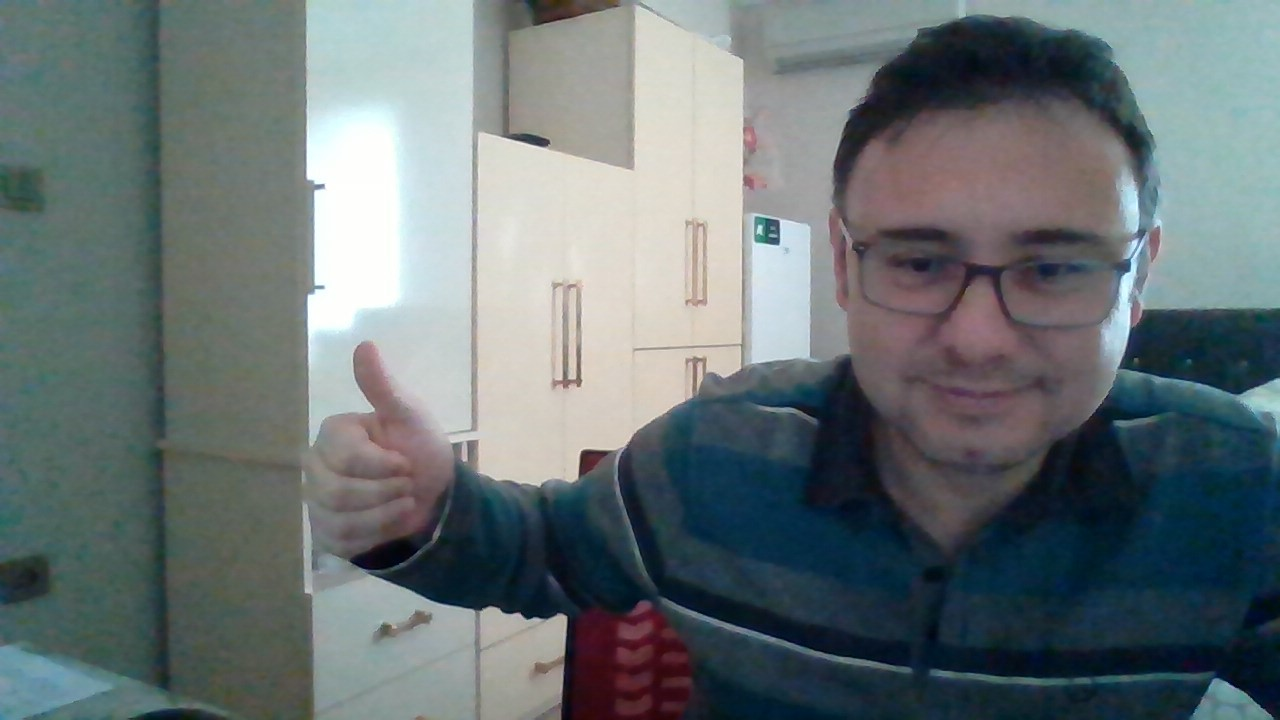
#> input picture opencv/image.jpg, 1280 x 720 px, found by its file name
$ python test.py
#> lines starting #> are read from the running program, lines starting #| are printed output that depends on the picture; after the words box and inside, x2 and y2 are one past the last pixel; in counts of white or black regions, pixels touching at a corner belong together
import os
import numpy as np
import cv2


def blur_face(image, factor=3.0):
	(h, w) = image.shape[:2]
	kernelW = int(w / factor)
	kernelH = int(h / factor)
	# ensure the width of the kernel is odd
	if kernelW % 2 == 0:
		kernelW -= 1
	# ensure the height of the kernel is odd
	if kernelH % 2 == 0:
		kernelH -= 1
	# apply a Gaussian blur to the input image using our computed
	# kernel size
	return cv2.GaussianBlur(image, (kernelW, kernelH), 0)
# Load the cascade

# Read the input image
cd = os.getcwd()
image_path = os.path.join(cd,"opencv","image.jpg")
cascade_path = os.path.join(cd,"opencv",'haarcascade_frontalface.xml')
face_cascade = cv2.CascadeClassifier(cascade_path)
img = cv2.imread(image_path)
#> img is the input picture: shape (720, 1280, 3); mean B, G, R 116.8, 114.9, 104.7
# Convert into grayscale
gray = cv2.cvtColor(img, cv2.COLOR_BGR2GRAY)
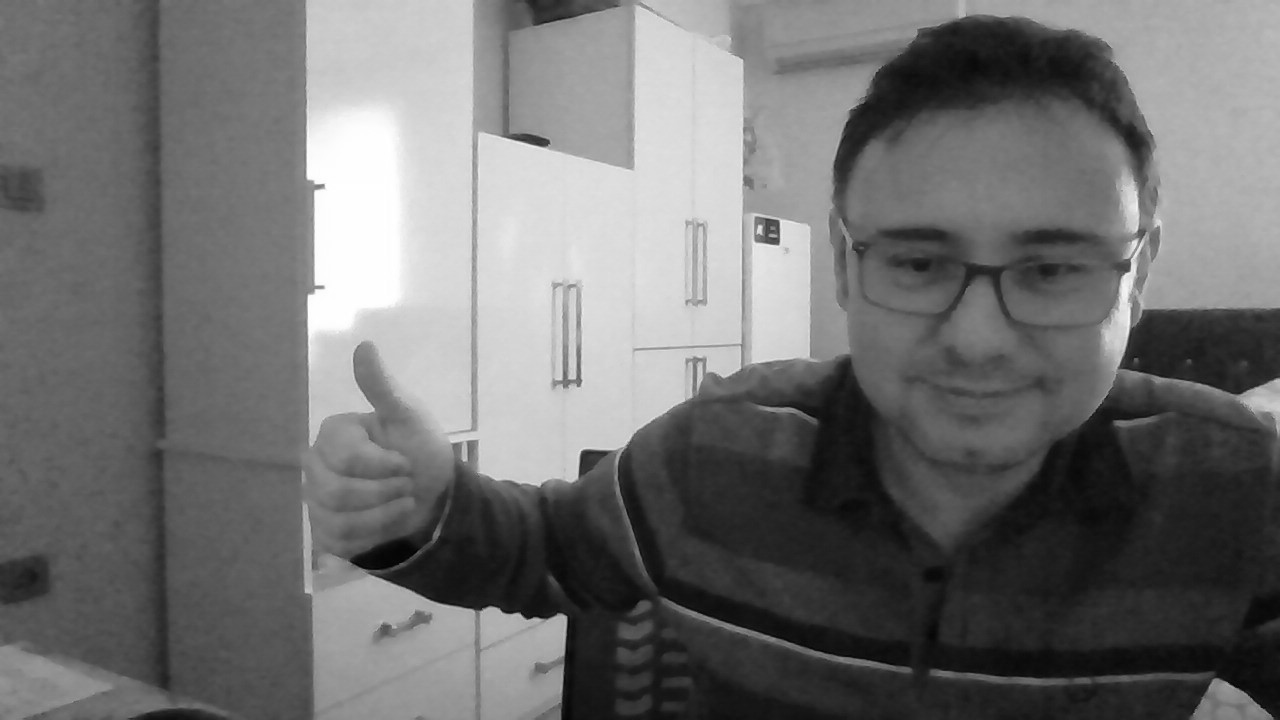
#> gray: shape (720, 1280); min 2, max 255, mean 112
# Detect faces
faces = face_cascade.detectMultiScale(gray, 1.1, 4)
#> faces = [[596, 645, 68, 68], [597, 618, 69, 69], [808, 132, 346, 346]]
# Draw rectangle around the faces
for (x, y, w, h) in faces:
    #cv2.rectangle(img, (x, y), (x+w, y+h), (255, 0, 0), 2)
    crop_img = img[y:y+h, x:x+w]
    crop_img = blur_face(crop_img, 3)
    img[y:y+h, x:x+w] = crop_img
#> this loop made 3 passes
#> (x, y, kernelW in blur_face, kernelH in blur_face) on passes 1 to 3: (596, 645, 21, 21), (597, 618, 23, 23), (808, 132, 115, 115)
#> pass 1, `crop_img = img[y:y+h, x:x+w]`:
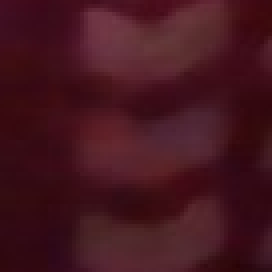
#> crop_img: shape (68, 68, 3) (shown 4 times larger); mean B, G, R 31, 21.7, 68.9
#> pass 2, `crop_img = img[y:y+h, x:x+w]`:
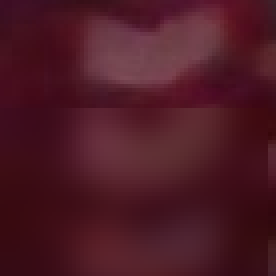
#> crop_img: shape (69, 69, 3) (shown 4 times larger); mean B, G, R 37.1, 25.8, 77
#> after the loop:
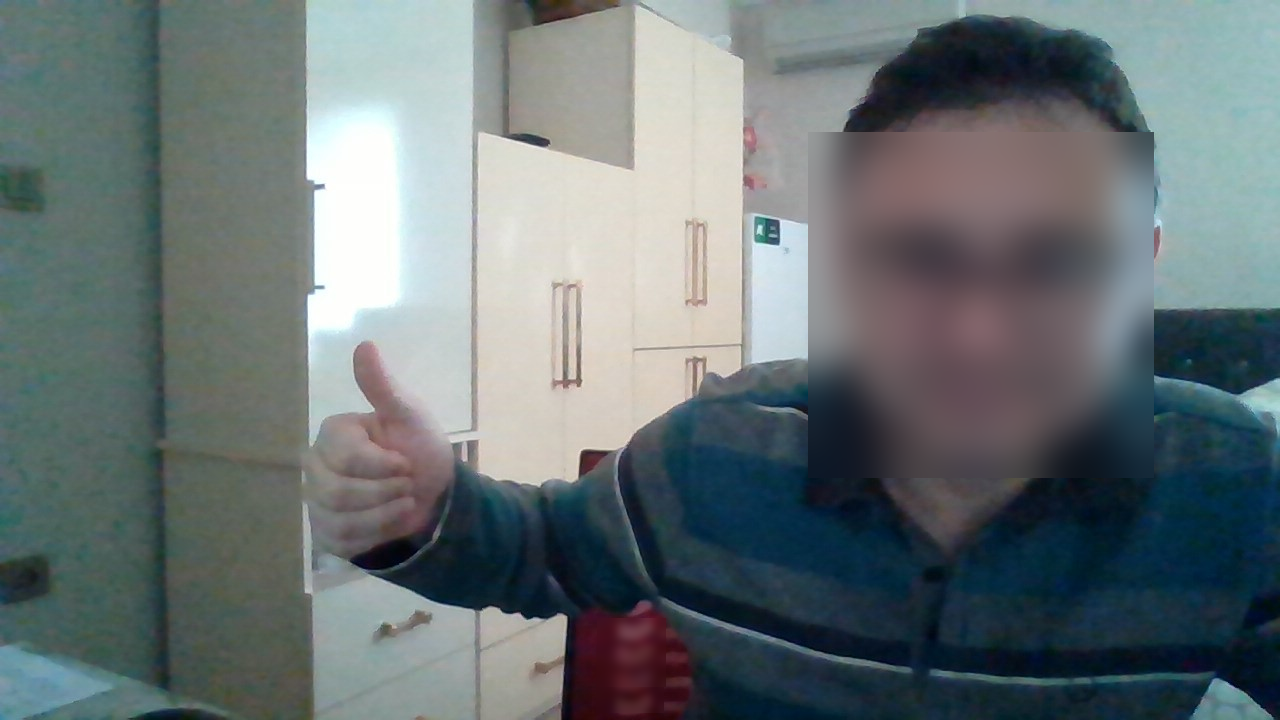
#> img: shape (720, 1280, 3); 13.69% of pixels changed, all inside (x1, y1, x2, y2) = (596, 132, 1154, 713)
# Display the output
cv2.imshow('img', img)
cv2.waitKey()
